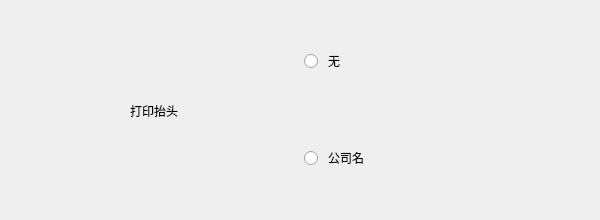
     <widget class="QWidget" name="page_58">
      <widget class="QWidget" name="layoutWidget_9">
       <property name="geometry">
        <rect>
         <x>10</x>
         <y>10</y>
         <width>581</width>
         <height>201</height>
        </rect>
       </property>
       <layout class="QHBoxLayout" name="horizontalLayout_16">
        <item>
         <widget class="QLabel" name="label_125">
          <property name="styleSheet">
           <string notr="true">font: 14pt &quot;黑体&quot;;</string>
          </property>
          <property name="text">
           <string>打印抬头</string>
          </property>
          <property name="alignment">
           <set>Qt::AlignCenter</set>
          </property>
         </widget>
        </item>
        <item>
         <layout class="QVBoxLayout" name="verticalLayout_11">
          <item>
           <widget class="QRadioButton" name="radioButton_75">
            <property name="minimumSize">
             <size>
              <width>0</width>
              <height>80</height>
             </size>
            </property>
            <property name="styleSheet">
             <string notr="true">QRadioButton{
   font: 14pt &quot;黑体&quot;;
   spacing: 10 
}  

QRadioButton::indicator { 
   width: 25px;
   height: 25px;
   image: url(:/A31/A31/logo/Radio.png);
}

QRadioButton::indicator:checked { 
image: url(:/A31/A31/logo/Radio_check.png);s
}</string>
            </property>
            <property name="text">
             <string>无</string>
            </property>
           </widget>
          </item>
          <item>
           <widget class="QRadioButton" name="radioButton_76">
            <property name="minimumSize">
             <size>
              <width>0</width>
              <height>80</height>
             </size>
            </property>
            <property name="styleSheet">
             <string notr="true">QRadioButton{
   font: 14pt &quot;黑体&quot;;
   spacing: 10 
}  

QRadioButton::indicator { 
   width: 25px;
   height: 25px;
   image: url(:/A31/A31/logo/Radio.png);
}

QRadioButton::indicator:checked { 
image: url(:/A31/A31/logo/Radio_check.png);s
}</string>
            </property>
            <property name="text">
             <string>公司名</string>
            </property>
           </widget>
          </item>
         </layout>
        </item>
       </layout>
      </widget>
     </widget>
